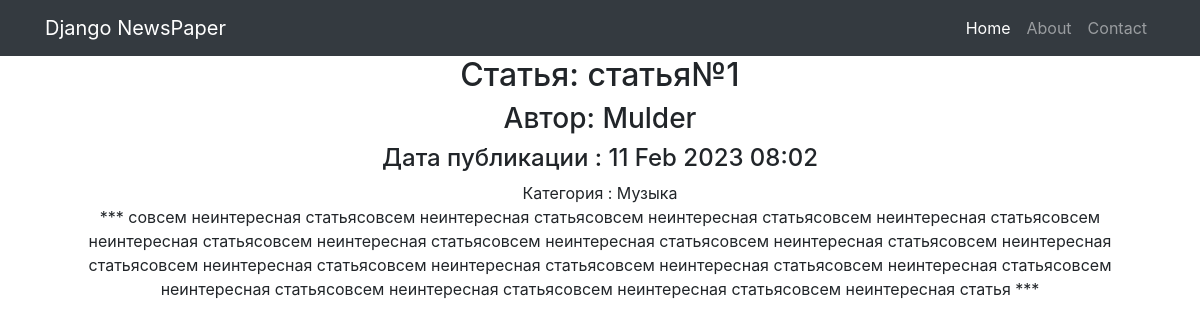
The page /news/1/ on the database its author committed.
### news/models.py (models this page shows, shortened)
class Post(models.Model):
    author = models.ForeignKey(Author, on_delete=models.CASCADE)
    NEWS = 'NW'
    ARTICLE = 'AR'
    CATEGORY_CHOICES = (
        (NEWS, 'Новость'),
        (ARTICLE, 'Статаья'),
    )
    categoryType = models.CharField(max_length=2, choices=CATEGORY_CHOICES, default=ARTICLE)
    dateCreat = models.DateTimeField(auto_now_add=True)
    category = models.ManyToManyField(Category, through='PostCategory')
    title = models.CharField(max_length=128)
    text = models.TextField()
    rating = models.SmallIntegerField(default=0)

class Author(models.Model):
    authorUser = models.OneToOneField(User, on_delete=models.CASCADE)
    ratingAuthor = models.SmallIntegerField(default=0)

class Category(models.Model):
    name = models.CharField(max_length=64, unique=True)
    subscribed_users = models.ManyToManyField(User, through='SubscribedUsersCategory')

### news/views.py (the view)
# urls.py: path('<int:pk>/', PostDetail.as_view(), name='detail_post'),
class PostDetail(DetailView):
    model = Post # модель всё та же, но мы хотим получать детали конкретно отдельного товара
    template_name = 'post.html' # название шаблона будет product.html
    context_object_name = 'post' # название объекта
    def get_context_data(self, **kwargs):
        context = super(PostDetail, self).get_context_data(**kwargs)
        if self.request.user.is_authenticated:
            context['user_category'] = Category.objects.filter(subscribed_users=self.request.user)
        else:
            context['user_category'] = None
        return context

### news/templatetags/censor_filters.py (called while the page is built)
@register.filter(name='censor') # регистрируем наш фильтр под именем censor, чтоб django понимал, что это именно фильтр, а не простая функция
def censor(testText):
    for word in bad_words:
        testText = testText.lower().replace(word.lower(), '***') # ищем в переданном тексте слова из списка bad_words и меняем их на ***
    return testText

### templates/post.html (shortened to what this page needs)
{% extends 'flatpages/default.html' %}
{% load censor_filters %}
{% block content %}
<h2>Статья: {{ post.title|censor }}</h2>
<h3>Автор: {{ post.author.authorUser }} </h3>
<h4>Дата публикации : {{ post.dateCreat|date:'d M Y h:m' }}</h4>
{% for cat in post.category.all %}
    Категория : {{ cat.name}}
{% endfor %}
<br>
{{ post.text|censor }}
<p>
    <br>
    <br>
    <br>
{% endblock content %}

### rows shown on the page
Post: title|censor "статья№1", author.authorUser "Mulder", dateCreat "11 Feb 2023 08:02", text|censor "*** совсем неинтересная статьясовсем неинтересная статьясовсем неинтересная статьясовсем неинтересная статьясовсем неинтересная статьясовсем неинтересная статьясовсем неинтересная статьясовсем неинтересная статьясовсем неинтересная статьясовсем неинтересная статьясовсем неинтересная статьясовсем неинтересная статьясовсем неинтересная статьясовсем неинтересная статьясовсем неинтересная статьясовсем неинтересная статьясовсем неинтересная статья ***"
Category: name "Музыка"
